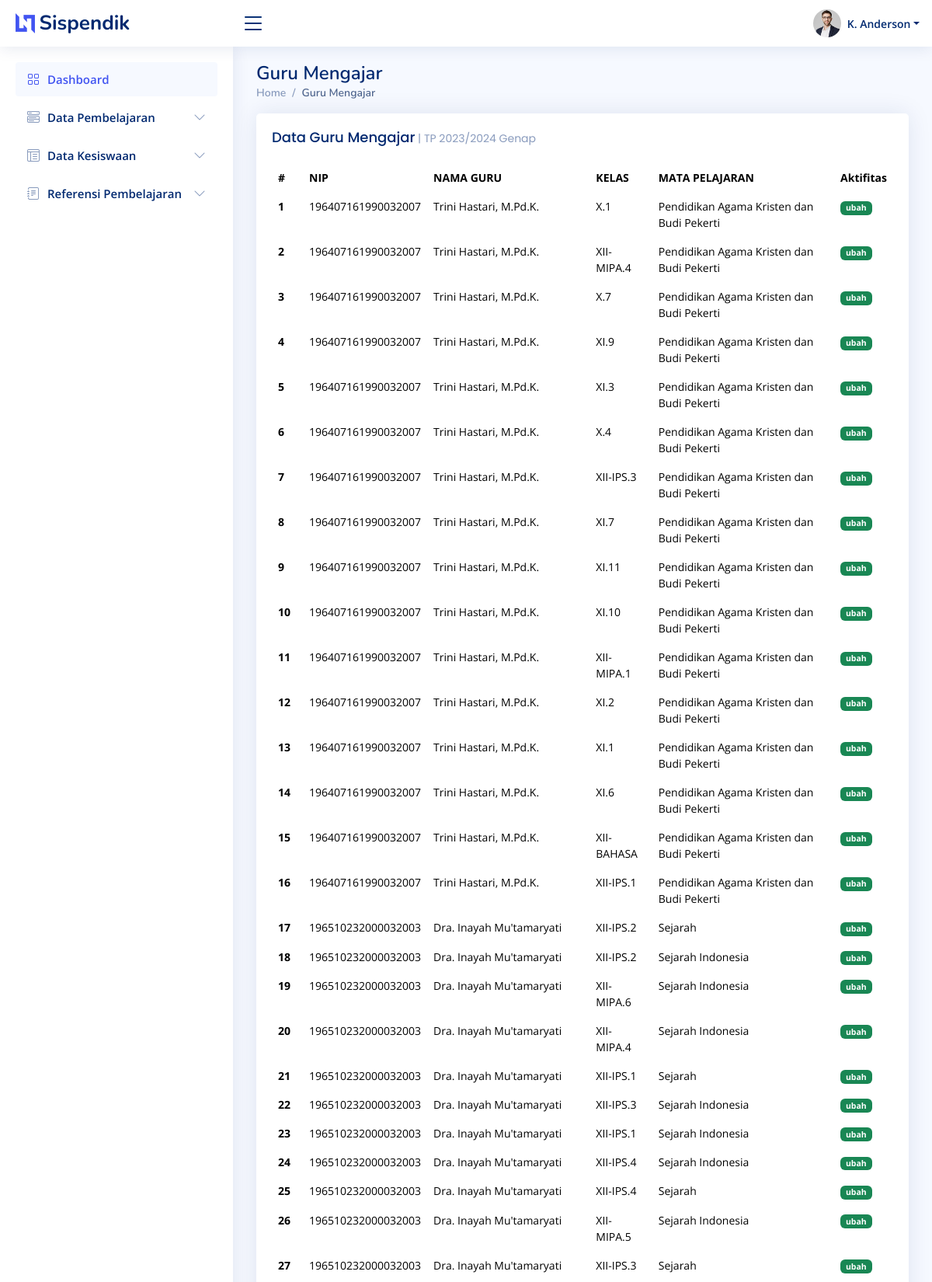
The page /webmin/guru_mengajar.php (upper part) on the database its author committed.
### tables this page shows
CREATE TABLE IF NOT EXISTS `tahun_pelajaran` (
  `IDTP` char(5) NOT NULL,
  `KETERANGAN` varchar(20) NOT NULL,
  `AKTIF` enum('yes','no') NOT NULL,
  PRIMARY KEY (`IDTP`)
);

CREATE TABLE IF NOT EXISTS `guru_mengajar` (
  `IDM` int(11) NOT NULL,
  `KODEGURU` char(18) NOT NULL,
  `KDMAPEL` char(5) NOT NULL,
  `KD_KELAS` char(5) NOT NULL,
  `IDTP` char(5) NOT NULL,
  `TOTAL_JP` int(11) NOT NULL,
  PRIMARY KEY (`IDM`)
);

CREATE TABLE IF NOT EXISTS `guru` (
  `KODEGURU` char(18) NOT NULL,
  `NAMA` varchar(50) DEFAULT NULL,
  `AKTIF` enum('Y','N') NOT NULL,
  PRIMARY KEY (`KODEGURU`)
);

CREATE TABLE IF NOT EXISTS `ref_kelas` (
  `KD_KELAS` char(10) NOT NULL,
  `NAMA_KELAS` char(20) DEFAULT NULL,
  PRIMARY KEY (`KD_KELAS`)
);

CREATE TABLE IF NOT EXISTS `ref_mapel` (
  `KDMAPEL` char(5) NOT NULL,
  `NAMA_MAPEL` varchar(50) DEFAULT NULL,
  `RINGKAS` varchar(5) NOT NULL,
  PRIMARY KEY (`KDMAPEL`)
);

### webmin/promp.php (called while the page is built, shortened)
<?php
include_once '../config/koneksi.php';
$queryTp = $con->query("SELECT * FROM tahun_pelajaran WHERE AKTIF='yes'");
$data_tp = $queryTp->fetch_array();

### webmin/guru_mengajar.php (the view, shortened to what this page needs)
<?php
include_once("promp.php");
?>
<!DOCTYPE html>
<html lang="en">
<head>
    <link href="assets/vendor/bootstrap/css/bootstrap.min.css" rel="stylesheet">
    <link href="assets/vendor/bootstrap-icons/bootstrap-icons.css" rel="stylesheet">
    <link href="assets/vendor/boxicons/css/boxicons.min.css" rel="stylesheet">
    <link href="assets/vendor/quill/quill.snow.css" rel="stylesheet">
    <link href="assets/vendor/quill/quill.bubble.css" rel="stylesheet">
    <link href="assets/vendor/remixicon/remixicon.css" rel="stylesheet">
    <link href="assets/vendor/simple-datatables/style.css" rel="stylesheet">
    <link href="assets/css/style.css" rel="stylesheet">
</head>
<body>
    <header id="header" class="header fixed-top d-flex align-items-center">
        <div class="d-flex align-items-center justify-content-between">
            <a href="index.php" class="logo d-flex align-items-center">
                <img src="assets/img/logo.png" alt="">
                <span class="d-none d-lg-block">Sispendik</span>
            </a>
            <i class="bi bi-list toggle-sidebar-btn"></i>
        </div>
        <nav class="header-nav ms-auto">
            <ul class="d-flex align-items-center">
                <li class="nav-item dropdown pe-3">
                    <a class="nav-link nav-profile d-flex align-items-center pe-0" href="#" data-bs-toggle="dropdown">
                        <img src="assets/img/profile-img.jpg" alt="Profile" class="rounded-circle">
                        <span class="d-none d-md-block dropdown-toggle ps-2">K. Anderson</span>
                    </a>
                </li>
            </ul>
        </nav>
    </header>
    <?php
    include "_komponen/menu.php";
    ?>
    <main id="main" class="main">
        <div class="pagetitle">
            <h1>Guru Mengajar</h1>
            <nav>
                <ol class="breadcrumb">
                    <li class="breadcrumb-item"><a href="index.html">Home</a></li>
                    <li class="breadcrumb-item active">Guru Mengajar</li>
                </ol>
            </nav>
        </div>
        <section class="section dashboard">
            <div class="row">
                <div class="col-lg-12">
                    <div class="row">
                        <div class="col-12">
                            <div class="card recent-sales overflow-auto">
                                <div class="card-body">
                                    <h5 class="card-title">Data Guru Mengajar<span> | TP <?php echo $data_tp['KETERANGAN'] ?></span></h5>
                                    <table class="table table-borderless datatable">
                                        <thead>
                                            <tr>
                                                <th scope="col">#</th>
                                                <th scope="col">NIP</th>
                                                <th scope="col">NAMA GURU</th>
                                                <th scope="col">KELAS</th>
                                                <th scope="col">MATA PELAJARAN</th>
                                                <th scope="col">Aktifitas</th>
                                            </tr>
                                        </thead>
                                        <tbody>
                                            <?php
                                            $stmts = $con->query("SELECT gm.IDM, gm.KODEGURU, gr.NAMA, rk.NAMA_KELAS, rm.NAMA_MAPEL
											FROM guru_mengajar AS gm
                                            LEFT JOIN guru AS gr ON gm.KODEGURU=gr.KODEGURU
											LEFT JOIN ref_kelas AS rk on gm.KD_KELAS=rk.KD_KELAS
											LEFT JOIN ref_mapel AS rm on gm.KDMAPEL=rm.KDMAPEL
											WHERE gm.IDTP='" . $data_tp['IDTP'] . "' ORDER BY gm.KODEGURU ASC");
                                            $i = 1;
                                            while ($data = $stmts->fetch_array()) {
                                                echo "<tr>
                                                <th scope='row'>" . $i++ . "</th>
                                                <td >" . $data['KODEGURU'] . "</td>
                                                <td>" . $data['NAMA'] . "</td>
                                                ";
                                                echo "<td>" . $data['NAMA_KELAS'] . "</td>";
                                                echo  "<td>" . $data['NAMA_MAPEL'] . "</td>
                                                        <td><a href='tahun_edit.php?id=" . $data['IDM'] . "' class='badge bg-success'>ubah</a></td></tr>";
                                            }
                                            ?>
                                        </tbody>
                                    </table>
                                </div>
                            </div>
                        </div>
                    </div>
                </div>
            </div>
        </section>
    </main>
</body>
</html>

### webmin/assets/css/style.css (style rules this page uses)
:root { scroll-behavior: smooth; }
body { font-family: "Open Sans", sans-serif; background: #f6f9ff; color: #444444; }
a { color: #4154f1; text-decoration: none; }
h1, h2, h3, h4, h5, h6 { font-family: "Nunito", sans-serif; }
#main { margin-top: 60px; padding: 20px 30px; transition: all 0.3s; }
.pagetitle { margin-bottom: 10px; }
.pagetitle h1 { font-size: 24px; margin-bottom: 0; font-weight: 600; color: #012970; }
.card { margin-bottom: 30px; border: none; border-radius: 5px; box-shadow: 0px 0 30px rgba(1, 41, 112, 0.1); }
.card-title { padding: 20px 0 15px 0; font-size: 18px; font-weight: 500; color: #012970; font-family: "Poppins", sans-serif; }
.card-title span { color: #899bbd; font-size: 14px; font-weight: 400; }
.card-body { padding: 0 20px 20px 20px; }
.breadcrumb { font-size: 14px; font-family: "Nunito", sans-serif; color: #899bbd; font-weight: 600; }
.breadcrumb a { color: #899bbd; transition: 0.3s; }
.breadcrumb .breadcrumb-item::before { color: #899bbd; }
.breadcrumb .active { color: #51678f; font-weight: 600; }
.logo { line-height: 1; }
@media (min-width: 1200px) { .logo { width: 280px; } }
.logo img { max-height: 26px; margin-right: 6px; }
.logo span { font-size: 26px; font-weight: 700; color: #012970; font-family: "Nunito", sans-serif; }
.header { transition: all 0.5s; z-index: 997; height: 60px; box-shadow: 0px 2px 20px rgba(1, 41, 112, 0.1); background-color: #fff; padding-left: 20px; }
.header .toggle-sidebar-btn { font-size: 32px; padding-left: 10px; cursor: pointer; color: #012970; }
.header-nav ul { list-style: none; }
.header-nav>ul { margin: 0; padding: 0; }
.header-nav .nav-profile { color: #012970; }
.header-nav .nav-profile img { max-height: 36px; }
.header-nav .nav-profile span { font-size: 14px; font-weight: 600; }
@media (min-width: 1200px) { #main, #footer { margin-left: 300px; } }
.dashboard .recent-sales { font-size: 14px; }
.dashboard .recent-sales .table thead { background: #f6f6fe; }
.dashboard .recent-sales .table thead th { border: 0; }

### rows shown on the page
tahun_pelajaran: KETERANGAN "2023/2024 Genap"
guru_mengajar: KODEGURU "196407161990032007", guru.NAMA "Trini Hastari, M.Pd.K.", KD_KELAS.NAMA_KELAS "X.1", ref_mapel.NAMA_MAPEL "Pendidikan Agama Kristen dan Budi Pekerti"
guru_mengajar: KODEGURU "196407161990032007", guru.NAMA "Trini Hastari, M.Pd.K.", KD_KELAS.NAMA_KELAS "XII-MIPA.4", ref_mapel.NAMA_MAPEL "Pendidikan Agama Kristen dan Budi Pekerti"
guru_mengajar: KODEGURU "196407161990032007", guru.NAMA "Trini Hastari, M.Pd.K.", KD_KELAS.NAMA_KELAS "X.7", ref_mapel.NAMA_MAPEL "Pendidikan Agama Kristen dan Budi Pekerti"
guru_mengajar: KODEGURU "196407161990032007", guru.NAMA "Trini Hastari, M.Pd.K.", KD_KELAS.NAMA_KELAS "XI.9", ref_mapel.NAMA_MAPEL "Pendidikan Agama Kristen dan Budi Pekerti"
guru_mengajar: KODEGURU "196407161990032007", guru.NAMA "Trini Hastari, M.Pd.K.", KD_KELAS.NAMA_KELAS "XI.3", ref_mapel.NAMA_MAPEL "Pendidikan Agama Kristen dan Budi Pekerti"
guru_mengajar: KODEGURU "196407161990032007", guru.NAMA "Trini Hastari, M.Pd.K.", KD_KELAS.NAMA_KELAS "X.4", ref_mapel.NAMA_MAPEL "Pendidikan Agama Kristen dan Budi Pekerti"
guru_mengajar: KODEGURU "196407161990032007", guru.NAMA "Trini Hastari, M.Pd.K.", KD_KELAS.NAMA_KELAS "XII-IPS.3", ref_mapel.NAMA_MAPEL "Pendidikan Agama Kristen dan Budi Pekerti"
guru_mengajar: KODEGURU "196407161990032007", guru.NAMA "Trini Hastari, M.Pd.K.", KD_KELAS.NAMA_KELAS "XI.7", ref_mapel.NAMA_MAPEL "Pendidikan Agama Kristen dan Budi Pekerti"
guru_mengajar: KODEGURU "196407161990032007", guru.NAMA "Trini Hastari, M.Pd.K.", KD_KELAS.NAMA_KELAS "XI.11", ref_mapel.NAMA_MAPEL "Pendidikan Agama Kristen dan Budi Pekerti"
guru_mengajar: KODEGURU "196407161990032007", guru.NAMA "Trini Hastari, M.Pd.K.", KD_KELAS.NAMA_KELAS "XI.10", ref_mapel.NAMA_MAPEL "Pendidikan Agama Kristen dan Budi Pekerti"
guru_mengajar: KODEGURU "196407161990032007", guru.NAMA "Trini Hastari, M.Pd.K.", KD_KELAS.NAMA_KELAS "XII-MIPA.1", ref_mapel.NAMA_MAPEL "Pendidikan Agama Kristen dan Budi Pekerti"
guru_mengajar: KODEGURU "196407161990032007", guru.NAMA "Trini Hastari, M.Pd.K.", KD_KELAS.NAMA_KELAS "XI.2", ref_mapel.NAMA_MAPEL "Pendidikan Agama Kristen dan Budi Pekerti"
guru_mengajar: KODEGURU "196407161990032007", guru.NAMA "Trini Hastari, M.Pd.K.", KD_KELAS.NAMA_KELAS "XI.1", ref_mapel.NAMA_MAPEL "Pendidikan Agama Kristen dan Budi Pekerti"
guru_mengajar: KODEGURU "196407161990032007", guru.NAMA "Trini Hastari, M.Pd.K.", KD_KELAS.NAMA_KELAS "XI.6", ref_mapel.NAMA_MAPEL "Pendidikan Agama Kristen dan Budi Pekerti"
guru_mengajar: KODEGURU "196407161990032007", guru.NAMA "Trini Hastari, M.Pd.K.", KD_KELAS.NAMA_KELAS "XII-BAHASA", ref_mapel.NAMA_MAPEL "Pendidikan Agama Kristen dan Budi Pekerti"
guru_mengajar: KODEGURU "196407161990032007", guru.NAMA "Trini Hastari, M.Pd.K.", KD_KELAS.NAMA_KELAS "XII-IPS.1", ref_mapel.NAMA_MAPEL "Pendidikan Agama Kristen dan Budi Pekerti"
guru_mengajar: KODEGURU "196510232000032003", guru.NAMA "Dra. Inayah Mu'tamaryati", KD_KELAS.NAMA_KELAS "XII-IPS.2", ref_mapel.NAMA_MAPEL "Sejarah"
guru_mengajar: KODEGURU "196510232000032003", guru.NAMA "Dra. Inayah Mu'tamaryati", KD_KELAS.NAMA_KELAS "XII-IPS.2", ref_mapel.NAMA_MAPEL "Sejarah Indonesia"
guru_mengajar: KODEGURU "196510232000032003", guru.NAMA "Dra. Inayah Mu'tamaryati", KD_KELAS.NAMA_KELAS "XII-MIPA.6", ref_mapel.NAMA_MAPEL "Sejarah Indonesia"
guru_mengajar: KODEGURU "196510232000032003", guru.NAMA "Dra. Inayah Mu'tamaryati", KD_KELAS.NAMA_KELAS "XII-MIPA.4", ref_mapel.NAMA_MAPEL "Sejarah Indonesia"
guru_mengajar: KODEGURU "196510232000032003", guru.NAMA "Dra. Inayah Mu'tamaryati", KD_KELAS.NAMA_KELAS "XII-IPS.1", ref_mapel.NAMA_MAPEL "Sejarah"
guru_mengajar: KODEGURU "196510232000032003", guru.NAMA "Dra. Inayah Mu'tamaryati", KD_KELAS.NAMA_KELAS "XII-IPS.3", ref_mapel.NAMA_MAPEL "Sejarah Indonesia"
guru_mengajar: KODEGURU "196510232000032003", guru.NAMA "Dra. Inayah Mu'tamaryati", KD_KELAS.NAMA_KELAS "XII-IPS.1", ref_mapel.NAMA_MAPEL "Sejarah Indonesia"
guru_mengajar: KODEGURU "196510232000032003", guru.NAMA "Dra. Inayah Mu'tamaryati", KD_KELAS.NAMA_KELAS "XII-IPS.4", ref_mapel.NAMA_MAPEL "Sejarah Indonesia"
guru_mengajar: KODEGURU "196510232000032003", guru.NAMA "Dra. Inayah Mu'tamaryati", KD_KELAS.NAMA_KELAS "XII-IPS.4", ref_mapel.NAMA_MAPEL "Sejarah"
guru_mengajar: KODEGURU "196510232000032003", guru.NAMA "Dra. Inayah Mu'tamaryati", KD_KELAS.NAMA_KELAS "XII-MIPA.5", ref_mapel.NAMA_MAPEL "Sejarah Indonesia"
guru_mengajar: KODEGURU "196510232000032003", guru.NAMA "Dra. Inayah Mu'tamaryati", KD_KELAS.NAMA_KELAS "XII-IPS.3", ref_mapel.NAMA_MAPEL "Sejarah"
